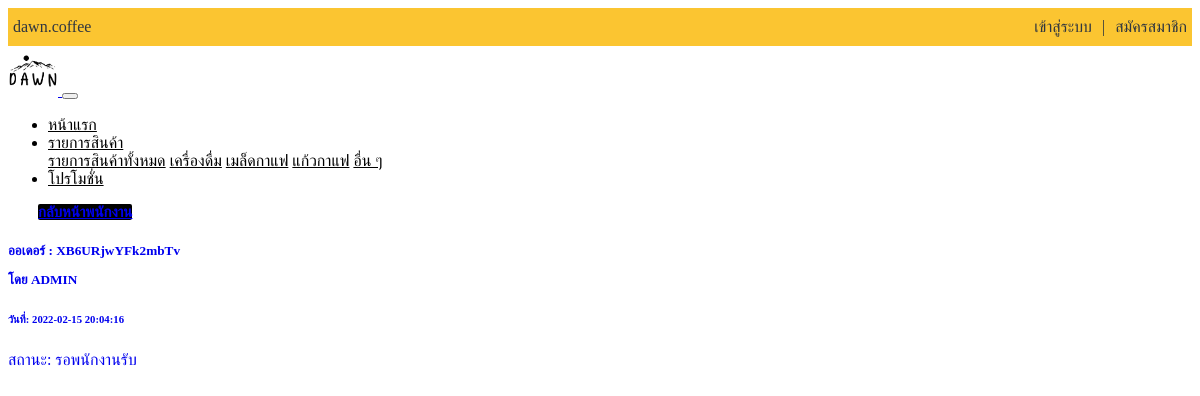
Before: /delivery/delivery_apply.php with the older database file.
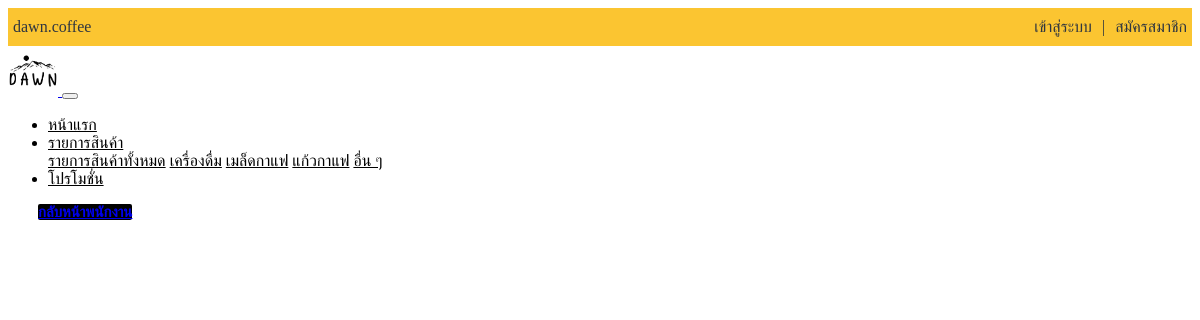
After: the same page with the newer database file.
### tables this page shows
CREATE TABLE `orders` (
  `order_id` int(5) NOT NULL,
  `order_date` datetime NOT NULL,
  `order_name` text NOT NULL,
  `order_address` text NOT NULL,
  `order_email` text NOT NULL,
  `order_tal` text NOT NULL,
  `order_key` text NOT NULL,
  `status` text NOT NULL,
  `order_track` text NOT NULL,
  `order_shiping` text NOT NULL,
  `order_rider` text NOT NULL,
  `order_rider_id` int(5) NOT NULL
);

### delivery/delivery_apply.php (the view, shortened to what this page needs)
<?php
include_once('include/navbar.php');
$check_admin = isset($_SESSION['auth-status']) ? $_SESSION['auth-status'] : '';
if($check_admin != 'member' ){
?>
<div class="container">
<a href="?page=delivery" class="btn btn-primary btn-block btn-back">กลับหน้าพนักงาน</a><br>
<?php
    include_once('config.inc.php');
    $result = mysqli_query($conn,"SELECT * FROM orders  WHERE status='รอพนักงานรับ'");
    while($row = mysqli_fetch_array($result)){
        echo '
        <a href="?page=showjob&&OrderID='.$row["order_id"].'" class="text-dark" style="text-decoration:none">
            <div class="card mx-auto" style="">
            <div class="card-body">
                <h5 class="card-title">ออเดอร์ : '.$row["order_key"].' <p> โดย '.$row["order_name"].'</p> </h5>
                <h6 class="card-subtitle mb-2 text-muted">วันที่: '.$row["order_date"].'</h6>
                <p class="card-text">สถานะ: '.$row["status"].'</p>
            </div>
            </div>
        </a> ';
    }
    ?>
    </div>
<?php }else {
    header('Location: ?page=home');
}?>

Changed rows visible on the page:
removed orders: order_key "XB6URjwYFk2mbTv", order_name "ADMIN", order_date "2022-02-15 20:04:16", status "รอพนักงานรับ"
